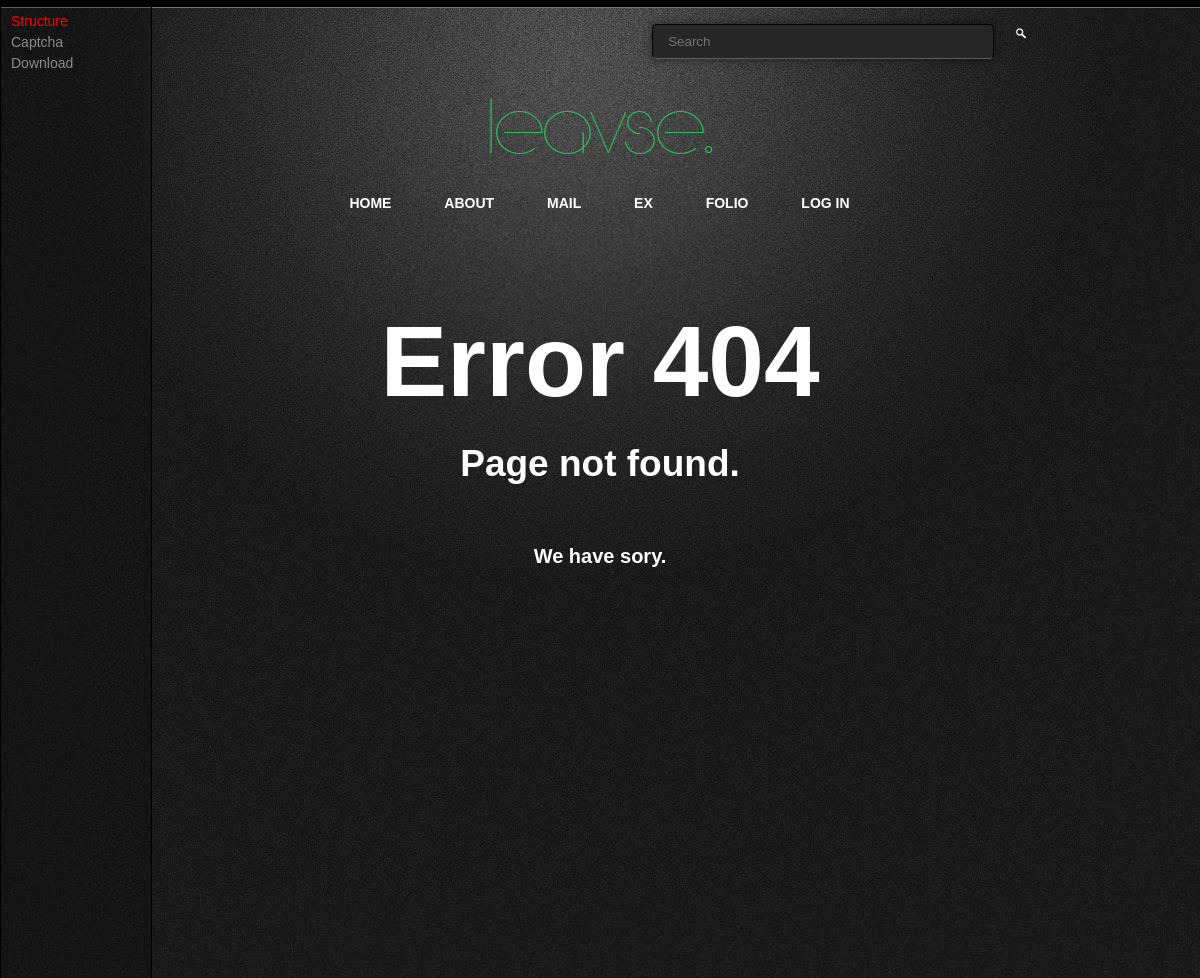
The app's page /content/show/database, older data.
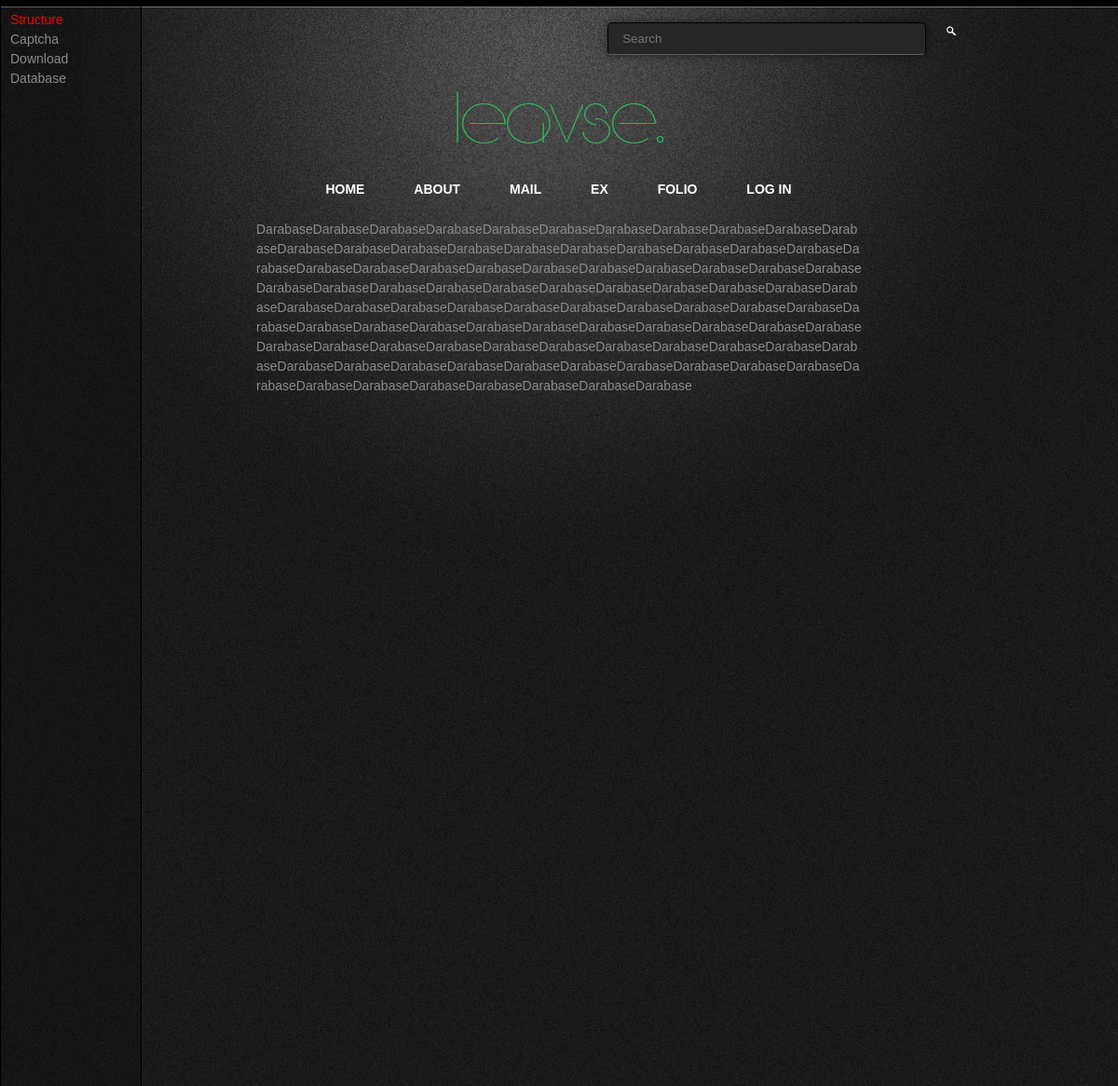
The same page, newer data.
### tables this page shows
CREATE TABLE IF NOT EXISTS `content` (
  `id` int(11) NOT NULL AUTO_INCREMENT,
  `title` varchar(255) NOT NULL,
  `link` varchar(255) NOT NULL,
  `tag` varchar(255) NOT NULL,
  `meta_d` varchar(255) NOT NULL,
  `meta_k` varchar(255) NOT NULL,
  `content` text NOT NULL,
  `date` date NOT NULL,
  `time` time NOT NULL,
  PRIMARY KEY (`id`)
);

### index.php (called while the page is built, shortened)
<?php session_start();
require './system/config/database.php';
new Bootstrap();

### application/models/shortlink.php (called while the page is built, shortened)
<?php
    class shortlink extends Controller{
        public static $t;
        function __construct() {
            self::$t = $this->get_db->selectMulti('content');
        }
        public static function gogo(){
            return self::$t;
        }
    }

### system/libs/database.php (called while the page is built, shortened)
<?php
class Database extends PDO{
    public function select($table, $data){
        $where = $this->generalAndArray($data);
        $sql = $this->prepare("SELECT * FROM `$table` WHERE $where");
        $sql->execute($data);
        return $sql->fetch(PDO::FETCH_OBJ);
    }
    public function selectMulti($table){
        $sql = $this->query("SELECT * FROM `$table`");
        return $sql->fetchAll(PDO::FETCH_CLASS, "stdClass");
    }
    private function generalAndArray($data){
        ksort($data);
        return implode(" AND ", array_map(function($str){return '`'.$str.'` = :'.$str;}, array_keys($data)));
    }
}

### application/models/get_db.php (called while the page is built, shortened)
<?php
    class get_db extends Model{
        function selectMulti($table){
            return $this->db->selectMulti($table);
        }
        function select($id, $table = 'user'){
            return $this->db->select($table, $id);
        }
    }

### system/libs/registry.php (called while the page is built, shortened)
<?php
class Registry{
        public static $_obj = array();
        public static function set($name, $object){
            self::$_obj[$name] = $object;
        }
        public static function get($name = NULL){
            if(!empty(self::$_obj)){
                return self::$_obj[$name];
            }
        }
}

### system/libs/model.php (called while the page is built, shortened)
<?php
class Model{
    function __construct(){
        $this->db = Registry::get('DB');
    }
}

### system/libs/session.php (called while the page is built, shortened)
<?php
class Session {
    public static function get($key, $secondKey = false){
		return false;
	}
}

### application/views/content/index.php (the view)
<div id="content">
<?php echo $content->content;?>
</div>

### application/views/header.php (shortened to what this page needs)
<!DOCTYPE html>
<html>
<head>
    <link rel="stylesheet" type="text/css" href="<?php echo M4A1_HOST; ?>public/css/style.css" />
    <link rel="stylesheet" type="text/css" href="<?php echo M4A1_HOST; ?>usefull/jqueryFileTree/jqueryFileTree.css" />    <script type="text/javascript" src="<?php echo M4A1_HOST;?>public/js/jQuery.js"></script>
</head>
<body>
<div style="height: 7px; background: black; border-bottom: 1px solid #737476; z-index: 99;"></div>
<div style="height: 40px; width: 1000px;">
    <div id="search" >
        <form action="" method="post" id="search-form">
                <input type="text" placeholder="Search" name="s" />
                <input type="submit" name="search" id="searchBtn" value="" />
            </form>
        </div>
</div>
<div id="content">
<div id="info">
    <div id="transparent"></div>
    <div id="info_content">
        <ul>
        <li>structure</li>
        <?php
            $link = new shortlink();
            $link = shortlink::gogo();
        ?>
        <?php foreach ($link as $value):?>
            <li>
                <a href="<?php echo M4A1_HOST;?>content/show/<?php echo $value->link;?>">
                    <?php echo $value->title?>
                </a>
            </li>
        <?php endforeach;?>
        </ul>
    </div>
</div>
    <h1 id="logo"><a href="/"><img src="<?php echo M4A1_HOST;?>public/img/leavse.png"></a></h1>
    <div id="menu">
        <a href="<?php echo M4A1_HOST;?>">Home</a>
        <a href="<?php echo M4A1_HOST;?>about">About</a>
        <a href="<?php echo M4A1_HOST;?>mail">Mail</a>
        <a href="<?php echo M4A1_HOST;?>ex">EX</a>
        <a href="<?php echo M4A1_HOST;?>folio">folio</a>
        <?php if(!Session::get('login')):?>
            <a href="<?php echo M4A1_HOST;?>log/in">log In</a>
        <?php else:?>
            <a href="<?php echo M4A1_HOST;?>log/out">log Out</a>
        <?php endif;?>
    </div>

### application/views/404.php (shortened to what this page needs)
<h1 style="font-size: 100px; margin-bottom: 0px;">Error 404</h1>
<h1 style="margin: 0px;">Page not found.</h1>
<h1 style="font-size: 20px;">We have sory.</h1>

Row changes from the older to the newer data that the page shows:
added content: title "Database", content "DarabaseDarabaseDarabaseDarabaseDarabaseDarabaseDarabaseDarabaseDarabaseDarabaseDarabaseDarabaseDarabaseDarabaseDarabaseDarabaseDarabaseDarabaseDarabaseDarabaseDarabaseDarabaseDarabaseDarabaseDarabaseDarabaseDarabaseDarabaseDarabaseDarabaseDarabaseDarabaseDarabaseDarabaseDarabaseDarabaseDarabaseDarabaseDarabaseDarabaseDarabaseDarabaseDarabaseDarabaseDarabaseDarabaseDarabaseDarabaseDarabaseDarabaseDarabaseDarabaseDarabaseDarabaseDarabaseDarabaseDarabaseDarabaseDarabaseDarabaseDarabaseDarabaseDarabaseDarabaseDarabaseDarabaseDarabaseDarabaseDarabaseDarabaseDarabaseDarabaseDarabaseDarabaseDarabaseDarabaseDarabaseDarabaseDarabaseDarabaseDarabaseDarabaseDarabaseDarabaseDarabaseDarabaseDarabaseDara…"
Text that changed along with them:
text no longer shown: "Error 404 Page not found. We have sory."
